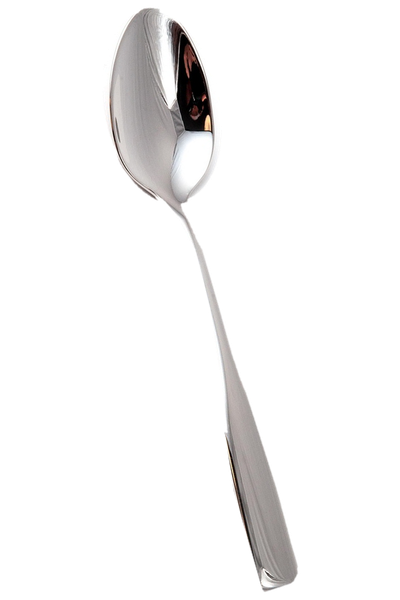
#> input picture godot/SlaySpoon/images/spoon/spoon.png, 400 x 600 px
$ python spoon_waddle.py
#> lines starting #> are read from the running program, lines starting #| are printed output that depends on the picture
#> in main, sprite is the input picture: PIL image 400x600 RGBA; mean R, G, B, A 21.4, 20.8, 20.6, 28.8
"""The waddling Spoon, from its combat sprite (godot/SlaySpoon/images/spoon/spoon.png), as two kinds of looping GIF:

- workshop/images/spoon-waddle.gif: the Spoon alone on a transparent background (README front page);
- workshop/images/spoon-cards-{en,fr}.gif: the Spoon showcase (spoon-cards-{en,fr}.png from workshop_banners.py) with
  its static Spoon replaced by the waddling one, for the Workshop descriptions.

The motion is a livelier take on SpoonMotion.Idle: the body rocks from +sway to -sway degrees around the handle tip (the
sprite's ground point, SpoonMonster.Origin) with Sine InOut easing, hops as it crosses the middle (stretched) and
squashes at each side. One cycle (two steps) is the whole GIF, so it loops without a seam.

The README GIF's transparency is one bit: edge pixels are blended onto MATTE (Steam's page blue) and kept when their
alpha passes ALPHA_CUT. The showcase GIF is opaque on MATTE, so frames only store the Spoon's moving area; on Steam
the blue is the page's own.

Run workshop_banners.py --cards first when the showcase cards change. Usage: python3 -I tools/spoon_waddle.py
"""
import math
from pathlib import Path

from PIL import Image

REPO = Path(__file__).resolve().parents[1]
IMAGES = REPO / "workshop/images"
SPRITE = REPO / "godot/SlaySpoon/images/spoon/spoon.png"
PIVOT = (200, 593)  # SpoonMonster.Origin, in sprite pixels
HOP = 18.0  # sprite px at mid-swing
STRETCH = 0.05  # y stretch at mid-swing, x squash at the sides
HALF = 1.0  # seconds per step
FPS = 25
MATTE = (27, 40, 56)  # Steam's #1b2838
ALPHA_CUT = 96

# The README GIF.
ALONE_SWAY = 8.0
ALONE_PAD_TOP = 64  # room for the hop above the sprite's own frame
ALONE_SCALE = 0.3

# The showcase GIF: the static Spoon is the last item of the row; the rock stays inside the row's right margin.
SHOWCASE_SWAY = 6.0
SHOWCASE_PAD_TOP = 32


def sine_in_out(t: float) -> float:
    return -(math.cos(math.pi * t) - 1) / 2


def pose(time: float, sway: float) -> tuple[float, float, float, float]:
    """Rotation (degrees, positive leans right as in Godot), x/y scale and lift (sprite px) at `time` in one cycle."""
    step, local = divmod(time, HALF)
    k = sine_in_out(local / HALF)
    start = sway if int(step) % 2 == 0 else -sway
    angle = start + (-2 * start) * k
    mid = math.sin(math.pi * local / HALF)  # 0 at the sides, 1 mid-swing
    side = 1 - mid
    return angle, 1 + STRETCH * side - STRETCH * 0.5 * mid, 1 + STRETCH * mid - STRETCH * side, HOP * mid


def place(sprite: Image.Image, time: float, sway: float, size: tuple[int, int], pivot: tuple[float, float],
          scale: float) -> Image.Image:
    """The posed sprite on a transparent `size` canvas, its ground point at `pivot`, drawn at `scale`."""
    angle, sx, sy, lift = pose(time, sway)
    a = math.radians(angle)
    cos, sin = math.cos(a), math.sin(a)
    ss = 2  # supersampling
    px, py = pivot[0] * ss, (pivot[1] - lift * scale) * ss
    k = scale * ss
    # Forward: out = pivot + R * S * k * (p - PIVOT); PIL's AFFINE takes the inverse (output point -> sprite point).
    m = (cos / (sx * k), sin / (sx * k), -sin / (sy * k), cos / (sy * k))
    ox = PIVOT[0] - (m[0] * px + m[1] * py)
    oy = PIVOT[1] - (m[2] * px + m[3] * py)
    big = sprite.transform((size[0] * ss, size[1] * ss), Image.AFFINE, (m[0], m[1], ox, m[2], m[3], oy),
                           resample=Image.BICUBIC)
    return big.resize(size, Image.LANCZOS)


def times() -> list[float]:
    return [i / FPS for i in range(round(2 * HALF * FPS))]


def alone(sprite: Image.Image) -> None:
    w, h = sprite.size
#> w = 400; h = 600
    size = (round(w * ALONE_SCALE), round((h + ALONE_PAD_TOP) * ALONE_SCALE))
#> size = (120, 199)
    pivot = (PIVOT[0] * ALONE_SCALE, (PIVOT[1] + ALONE_PAD_TOP) * ALONE_SCALE)
    out = []
    for t in times():
        rgba = place(sprite, t, ALONE_SWAY, size, pivot, ALONE_SCALE)
        flat = Image.alpha_composite(Image.new("RGBA", size, MATTE + (255,)), rgba).convert("RGB")
        pal = flat.quantize(colors=255, method=Image.MEDIANCUT, dither=Image.Dither.NONE)
        pal.paste(255, mask=rgba.getchannel("A").point(lambda v: 255 if v < ALPHA_CUT else 0))  # 255: transparent
        out.append(pal)
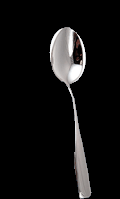
#> pal: PIL image 120x199 P; mean R, G, B 17.2, 16.8, 16.7
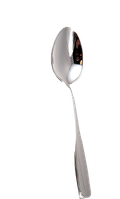
#> rgba: PIL image 120x199 RGBA; mean R, G, B, A 22.8, 22.2, 22, 26.1; transparent parts drawn white
#> after the loop, out = 50 items
    path = IMAGES / "spoon-waddle.gif"
    out[0].save(path, save_all=True, append_images=out[1:], duration=round(1000 / FPS), loop=0, transparency=255,
                disposal=2, optimize=False)
    print(f"{len(out)} frames, {size[0]}x{size[1]} -> {path.relative_to(REPO)}")
#| 50 frames, 120x199 -> workshop/images/spoon-waddle.gif
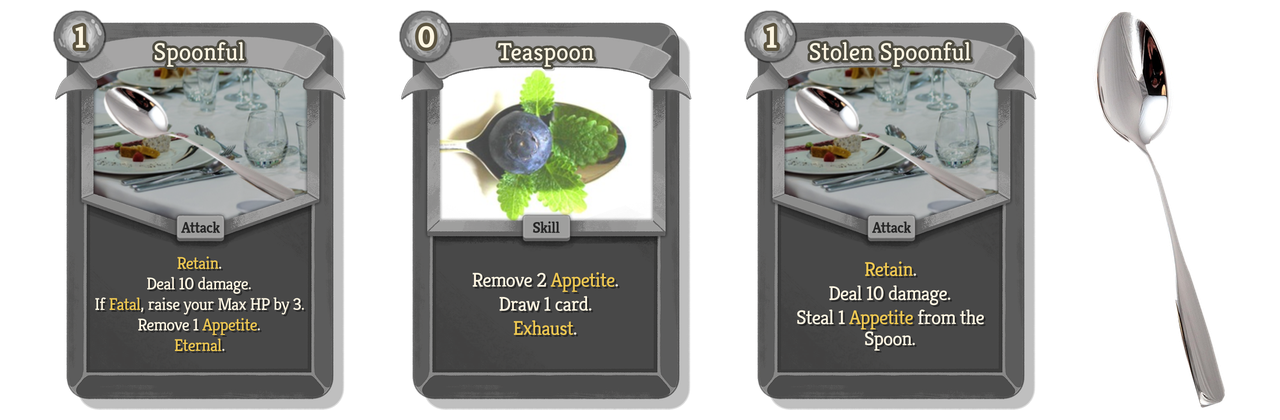
#> input picture workshop/images/spoon-cards-en.png, 1280 x 420 px
#> in showcase, row is the input picture: PIL image 1280x420 RGBA; mean R, G, B, A 70.1, 70.7, 68, 151.2


def last_item(row: Image.Image) -> tuple[int, int, int, int]:
    """The bounding box of the row's rightmost item (items are separated by fully transparent columns)."""
    alpha = row.getchannel("A")
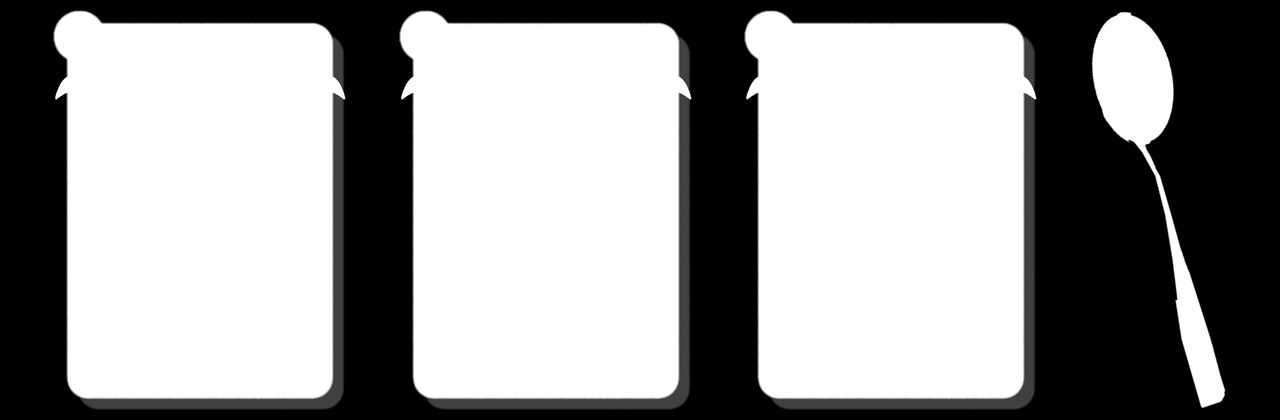
#> alpha: PIL image 1280x420 L; min 0, max 255, mean 151.2
    x1 = alpha.getbbox()[2]
#> x1 = 1227
    x0 = x1
#> x0 = 1227
    while x0 > 0 and alpha.crop((x0 - 1, 0, x0, row.height)).getbbox():
        x0 -= 1
#> this loop made 137 passes
#> x0 on passes 1 to 12: 1226, 1225, 1224, 1223, 1222, 1221, 1220, 1219, 1218, 1217, 1216, 1215
#> after the loop, x0 = 1090
    box = alpha.crop((x0, 0, x1, row.height)).getbbox()
#> box = (0, 10, 137, 410)
    return x0, box[1], x1, box[3]


def showcase(sprite: Image.Image, lang: str) -> None:
    row = Image.open(IMAGES / f"spoon-cards-{lang}.png").convert("RGBA")
    x0, y0, x1, y1 = last_item(row)
#> x0 = 1090; y0 = 10; x1 = 1227; y1 = 410
    trim = sprite.getbbox()
#> trim = (99, 5, 301, 595)
    scale = (y1 - y0) / (trim[3] - trim[1])
#> scale = 0.678
    base = Image.new("RGBA", (row.width, row.height + SHOWCASE_PAD_TOP), (0, 0, 0, 0))
#> base: PIL image 1280x452 RGBA; every value is 0
    base.alpha_composite(row, (0, SHOWCASE_PAD_TOP))
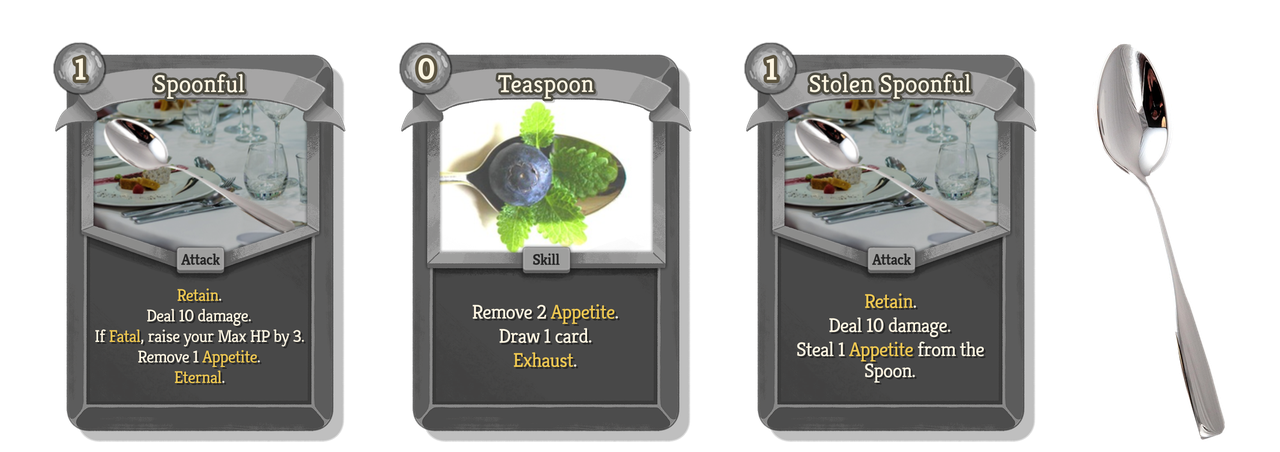
#> base: PIL image 1280x452 RGBA; mean R, G, B, A 65.2, 65.7, 63.1, 140.5; transparent parts drawn white
    base.paste((0, 0, 0, 0), (x0, y0 + SHOWCASE_PAD_TOP, x1, y1 + SHOWCASE_PAD_TOP))  # the static Spoon
    pivot = (x0 + (PIVOT[0] - trim[0]) * scale, y0 + SHOWCASE_PAD_TOP + (PIVOT[1] - trim[1]) * scale)
#> pivot = (1158.5, 440.6)
    background = Image.alpha_composite(Image.new("RGBA", base.size, MATTE + (255,)), base)
    out = []
    palette = None
    for t in times():
        rgb = Image.alpha_composite(background, place(sprite, t, SHOWCASE_SWAY, base.size, pivot, scale)).convert("RGB")
        if palette is None:  # one palette for every frame, so unchanged pixels stay identical and frames stay small
            palette = rgb.quantize(colors=256, method=Image.MEDIANCUT, dither=Image.Dither.NONE)
        out.append(rgb.quantize(palette=palette, dither=Image.Dither.NONE))
#> this loop made 50 passes
#> (py in place, m in place, ox in place, oy in place) on passes 1 to 12: (881.3, (0.699, 0.0734, -0.0811, 0.772), -1483.2, 100.6), (878.2, (0.705, 0.0735, -0.0795, 0.762), -1497.8, 107.8), (875.2, (0.711, 0.0724, -0.0766, 0.753), -1511.7, 111.8), (872.3, (0.718, 0.0701, -0.0727, 0.744), -1524.6, 112.5), (869.5, (0.724, 0.0667, -0.0677, 0.736), -1536.2, 110.1), (866.9, (0.731, 0.062, -0.0619, 0.728), -1546.4, 104.8), (864.6, (0.736, 0.0563, -0.0552, 0.722), -1554.8, 96.7), (862.5, (0.742, 0.0496, -0.0479, 0.716), -1561.1, 86.03), (860.7, (0.746, 0.0419, -0.04, 0.712), -1565.2, 72.98), (859.2, (0.75, 0.0335, -0.0316, 0.708), -1566.9, 57.8), (858.1, (0.753, 0.0244, -0.0228, 0.705), -1566, 40.7), (857.3, (0.755, 0.0148, -0.0138, 0.703), -1562.5, 21.92)
#> pass 1, in place (call 51), `big = sprite.transform((size[0] * ss, size[1] * ss), Image.AFFINE, (m[..`:
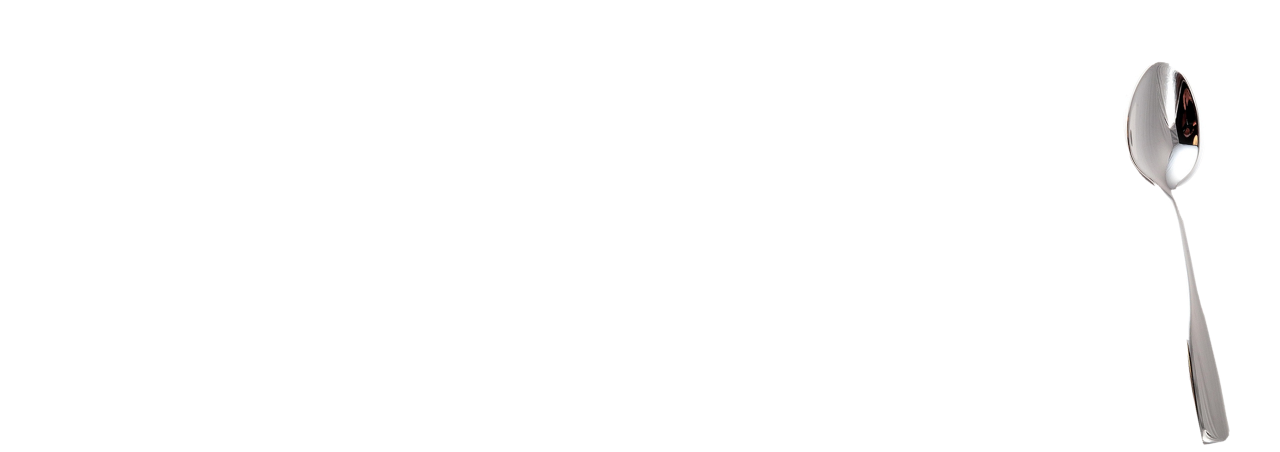
#> big: PIL image 2560x904 RGBA (shown at 1/2 size); mean R, G, B, A 3.9, 3.8, 3.8, 5.5; transparent parts drawn white
#> pass 1, in showcase, `rgb = Image.alpha_composite(background, place(sprite, t, SHOWCASE_SWAY..`:
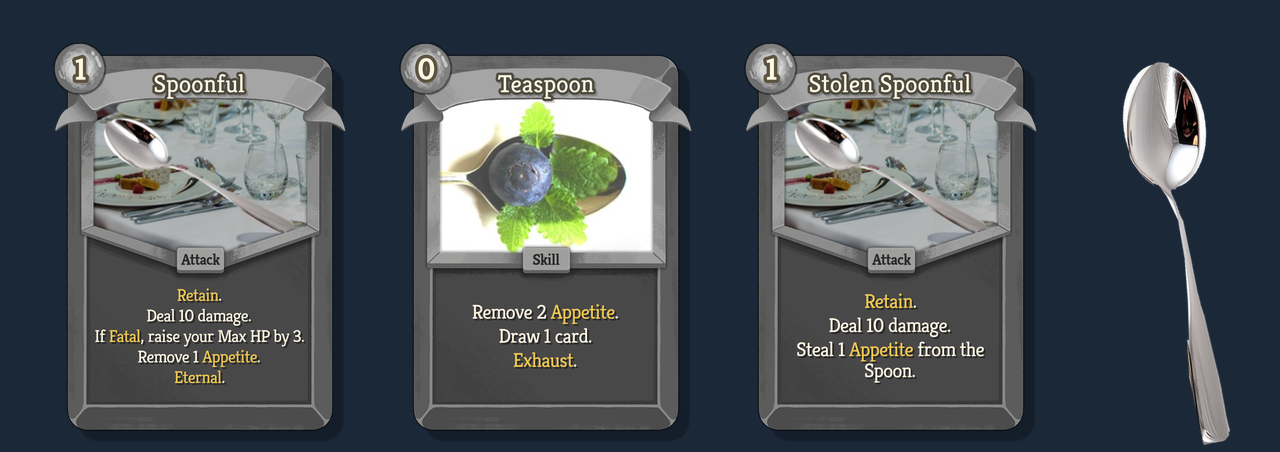
#> rgb: PIL image 1280x452 RGB; mean R, G, B 76.6, 83, 87.6
#> after the loop, out = 50 items
    path = IMAGES / f"spoon-cards-{lang}.gif"
    out[0].save(path, save_all=True, append_images=out[1:], duration=round(1000 / FPS), loop=0, disposal=1,
                optimize=False)
    print(f"{len(out)} frames, {base.width}x{base.height} -> {path.relative_to(REPO)}")
#| 50 frames, 1280x452 -> workshop/images/spoon-cards-en.gif


def main() -> None:
    sprite = Image.open(SPRITE).convert("RGBA")
    alone(sprite)
    for lang in ("en", "fr"):
        showcase(sprite, lang)


if __name__ == "__main__":
#> (the run stopped early here; a loop or call above may not have finished)
